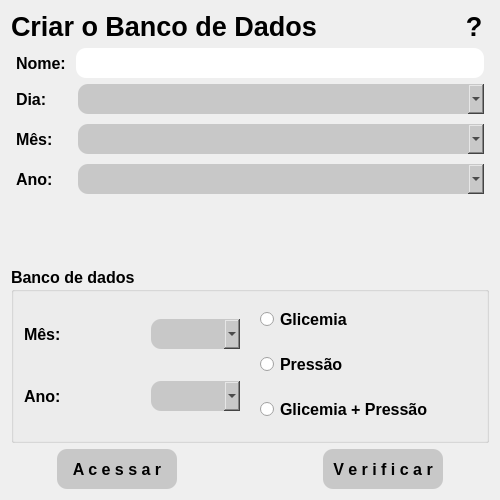
<?xml version="1.0" encoding="UTF-8"?>
<ui version="4.0">
 <class>Form</class>
 <widget class="QWidget" name="Form">
  <property name="geometry">
   <rect>
    <x>0</x>
    <y>0</y>
    <width>500</width>
    <height>500</height>
   </rect>
  </property>
  <property name="minimumSize">
   <size>
    <width>500</width>
    <height>500</height>
   </size>
  </property>
  <property name="maximumSize">
   <size>
    <width>500</width>
    <height>500</height>
   </size>
  </property>
  <property name="windowTitle">
   <string>Form</string>
  </property>
  <property name="styleSheet">
   <string notr="true">QPushButton#acessar, #verificar{
background-color: rgb(200, 200, 200);
border-radius: 10px
}
QPushButton#acessar:hover, #verificar:hover{
background-color: rgba(145, 207, 230, 200)
}
QPushButton#acessar:pressed, #verificar:pressed{
background-color: rgba(150, 150, 150, 255);
padding-top: 2px;
}

QLineEdit#linha_nome{
border-radius: 10px;
}
QLineEdit#linha_nome:hover{
background-color: rgba(147, 207, 230, 100)
}

QComboBox#combo_dia, #combo_mes, #combo_ano, #combo_mes_bd, #combo_ano_bd{
background-color: rgb(200, 200, 200);
border-radius: 10px
}
QComboBox#combo_dia:hover, #combo_mes:hover, #combo_ano:hover, #combo_mes_bd:hover, #combo_ano_bd:hover{
background-color: rgba(147, 207, 230, 200)
}</string>
  </property>
  <layout class="QVBoxLayout" name="verticalLayout_2">
   <item>
    <layout class="QHBoxLayout" name="horizontalLayout_4">
     <item>
      <widget class="QLabel" name="label_7">
       <property name="font">
        <font>
         <pointsize>20</pointsize>
         <weight>75</weight>
         <bold>true</bold>
        </font>
       </property>
       <property name="text">
        <string>Criar o Banco de Dados</string>
       </property>
      </widget>
     </item>
     <item>
      <widget class="QPushButton" name="ajuda">
       <property name="minimumSize">
        <size>
         <width>30</width>
         <height>30</height>
        </size>
       </property>
       <property name="maximumSize">
        <size>
         <width>30</width>
         <height>30</height>
        </size>
       </property>
       <property name="font">
        <font>
         <pointsize>20</pointsize>
         <weight>75</weight>
         <bold>true</bold>
        </font>
       </property>
       <property name="cursor">
        <cursorShape>PointingHandCursor</cursorShape>
       </property>
       <property name="styleSheet">
        <string notr="true">QPushButton#ajuda{
background-color: rgba(0, 0, 0, 0);
border-radius: 10px
}
QPushButton#ajuda:hover{
background-color: rgba(145, 207, 230, 200)
}
QPushButton#ajuda:pressed{
padding-top: 2px
}
</string>
       </property>
       <property name="text">
        <string>?</string>
       </property>
      </widget>
     </item>
    </layout>
   </item>
   <item>
    <layout class="QHBoxLayout" name="horizontalLayout">
     <property name="spacing">
      <number>10</number>
     </property>
     <property name="leftMargin">
      <number>5</number>
     </property>
     <property name="rightMargin">
      <number>5</number>
     </property>
     <item>
      <widget class="QLabel" name="label">
       <property name="font">
        <font>
         <pointsize>12</pointsize>
         <weight>75</weight>
         <bold>true</bold>
        </font>
       </property>
       <property name="text">
        <string>Nome:</string>
       </property>
      </widget>
     </item>
     <item>
      <widget class="QLineEdit" name="linha_nome">
       <property name="minimumSize">
        <size>
         <width>100</width>
         <height>30</height>
        </size>
       </property>
       <property name="font">
        <font>
         <pointsize>12</pointsize>
        </font>
       </property>
       <property name="styleSheet">
        <string notr="true"/>
       </property>
      </widget>
     </item>
    </layout>
   </item>
   <item>
    <layout class="QFormLayout" name="formLayout">
     <property name="horizontalSpacing">
      <number>25</number>
     </property>
     <property name="verticalSpacing">
      <number>10</number>
     </property>
     <property name="leftMargin">
      <number>5</number>
     </property>
     <property name="rightMargin">
      <number>5</number>
     </property>
     <item row="0" column="0">
      <widget class="QLabel" name="label_2">
       <property name="font">
        <font>
         <pointsize>12</pointsize>
         <weight>75</weight>
         <bold>true</bold>
        </font>
       </property>
       <property name="text">
        <string>Dia:</string>
       </property>
      </widget>
     </item>
     <item row="0" column="1">
      <widget class="QComboBox" name="combo_dia">
       <property name="minimumSize">
        <size>
         <width>0</width>
         <height>30</height>
        </size>
       </property>
       <property name="font">
        <font>
         <pointsize>12</pointsize>
        </font>
       </property>
      </widget>
     </item>
     <item row="1" column="0">
      <widget class="QLabel" name="label_3">
       <property name="font">
        <font>
         <pointsize>12</pointsize>
         <weight>75</weight>
         <bold>true</bold>
        </font>
       </property>
       <property name="text">
        <string>Mês:</string>
       </property>
      </widget>
     </item>
     <item row="1" column="1">
      <widget class="QComboBox" name="combo_mes">
       <property name="minimumSize">
        <size>
         <width>0</width>
         <height>30</height>
        </size>
       </property>
       <property name="font">
        <font>
         <pointsize>12</pointsize>
        </font>
       </property>
      </widget>
     </item>
     <item row="2" column="0">
      <widget class="QLabel" name="label_4">
       <property name="font">
        <font>
         <family>MS Shell Dlg 2</family>
         <pointsize>12</pointsize>
         <weight>75</weight>
         <bold>true</bold>
        </font>
       </property>
       <property name="text">
        <string>Ano:</string>
       </property>
      </widget>
     </item>
     <item row="2" column="1">
      <widget class="QComboBox" name="combo_ano">
       <property name="minimumSize">
        <size>
         <width>0</width>
         <height>30</height>
        </size>
       </property>
       <property name="font">
        <font>
         <pointsize>12</pointsize>
        </font>
       </property>
      </widget>
     </item>
    </layout>
   </item>
   <item>
    <widget class="QGroupBox" name="groupBox">
     <property name="font">
      <font>
       <pointsize>12</pointsize>
       <weight>75</weight>
       <bold>true</bold>
      </font>
     </property>
     <property name="title">
      <string>Banco de dados</string>
     </property>
     <property name="flat">
      <bool>false</bool>
     </property>
     <property name="checkable">
      <bool>false</bool>
     </property>
     <layout class="QHBoxLayout" name="horizontalLayout_2">
      <property name="spacing">
       <number>10</number>
      </property>
      <property name="leftMargin">
       <number>5</number>
      </property>
      <property name="topMargin">
       <number>5</number>
      </property>
      <property name="rightMargin">
       <number>5</number>
      </property>
      <property name="bottomMargin">
       <number>5</number>
      </property>
      <item>
       <layout class="QGridLayout" name="gridLayout">
        <property name="leftMargin">
         <number>5</number>
        </property>
        <property name="rightMargin">
         <number>5</number>
        </property>
        <property name="bottomMargin">
         <number>0</number>
        </property>
        <property name="horizontalSpacing">
         <number>37</number>
        </property>
        <property name="verticalSpacing">
         <number>10</number>
        </property>
        <item row="1" column="0">
         <widget class="QLabel" name="label_5">
          <property name="font">
           <font>
            <pointsize>12</pointsize>
            <weight>75</weight>
            <bold>true</bold>
           </font>
          </property>
          <property name="text">
           <string>Mês:</string>
          </property>
         </widget>
        </item>
        <item row="2" column="0">
         <widget class="QLabel" name="label_6">
          <property name="font">
           <font>
            <pointsize>12</pointsize>
            <weight>75</weight>
            <bold>true</bold>
           </font>
          </property>
          <property name="text">
           <string>Ano:</string>
          </property>
         </widget>
        </item>
        <item row="1" column="1">
         <widget class="QComboBox" name="combo_mes_bd">
          <property name="minimumSize">
           <size>
            <width>80</width>
            <height>30</height>
           </size>
          </property>
          <property name="font">
           <font>
            <pointsize>12</pointsize>
           </font>
          </property>
         </widget>
        </item>
        <item row="2" column="1">
         <widget class="QComboBox" name="combo_ano_bd">
          <property name="minimumSize">
           <size>
            <width>80</width>
            <height>30</height>
           </size>
          </property>
          <property name="maximumSize">
           <size>
            <width>16777215</width>
            <height>16777215</height>
           </size>
          </property>
          <property name="font">
           <font>
            <pointsize>12</pointsize>
           </font>
          </property>
         </widget>
        </item>
       </layout>
      </item>
      <item>
       <layout class="QVBoxLayout" name="verticalLayout">
        <property name="spacing">
         <number>10</number>
        </property>
        <property name="leftMargin">
         <number>5</number>
        </property>
        <property name="rightMargin">
         <number>0</number>
        </property>
        <item>
         <widget class="QRadioButton" name="glicemia">
          <property name="font">
           <font>
            <pointsize>12</pointsize>
            <weight>75</weight>
            <bold>true</bold>
           </font>
          </property>
          <property name="text">
           <string>Glicemia</string>
          </property>
         </widget>
        </item>
        <item>
         <widget class="QRadioButton" name="pressao">
          <property name="font">
           <font>
            <pointsize>12</pointsize>
            <weight>75</weight>
            <bold>true</bold>
           </font>
          </property>
          <property name="text">
           <string>Pressão</string>
          </property>
         </widget>
        </item>
        <item>
         <widget class="QRadioButton" name="glicemia_pressao">
          <property name="font">
           <font>
            <pointsize>12</pointsize>
            <weight>75</weight>
            <bold>true</bold>
           </font>
          </property>
          <property name="text">
           <string>Glicemia + Pressão</string>
          </property>
         </widget>
        </item>
       </layout>
      </item>
     </layout>
    </widget>
   </item>
   <item>
    <layout class="QHBoxLayout" name="horizontalLayout_3">
     <property name="spacing">
      <number>100</number>
     </property>
     <item>
      <widget class="QPushButton" name="acessar">
       <property name="minimumSize">
        <size>
         <width>120</width>
         <height>40</height>
        </size>
       </property>
       <property name="maximumSize">
        <size>
         <width>120</width>
         <height>40</height>
        </size>
       </property>
       <property name="font">
        <font>
         <pointsize>12</pointsize>
         <weight>75</weight>
         <bold>true</bold>
        </font>
       </property>
       <property name="cursor">
        <cursorShape>PointingHandCursor</cursorShape>
       </property>
       <property name="text">
        <string>A c e s s a r</string>
       </property>
      </widget>
     </item>
     <item>
      <widget class="QPushButton" name="verificar">
       <property name="minimumSize">
        <size>
         <width>120</width>
         <height>40</height>
        </size>
       </property>
       <property name="maximumSize">
        <size>
         <width>120</width>
         <height>40</height>
        </size>
       </property>
       <property name="font">
        <font>
         <pointsize>12</pointsize>
         <weight>75</weight>
         <bold>true</bold>
        </font>
       </property>
       <property name="cursor">
        <cursorShape>PointingHandCursor</cursorShape>
       </property>
       <property name="text">
        <string>V e r i f i c a r</string>
       </property>
      </widget>
     </item>
    </layout>
   </item>
  </layout>
 </widget>
 <resources/>
 <connections/>
</ui>
